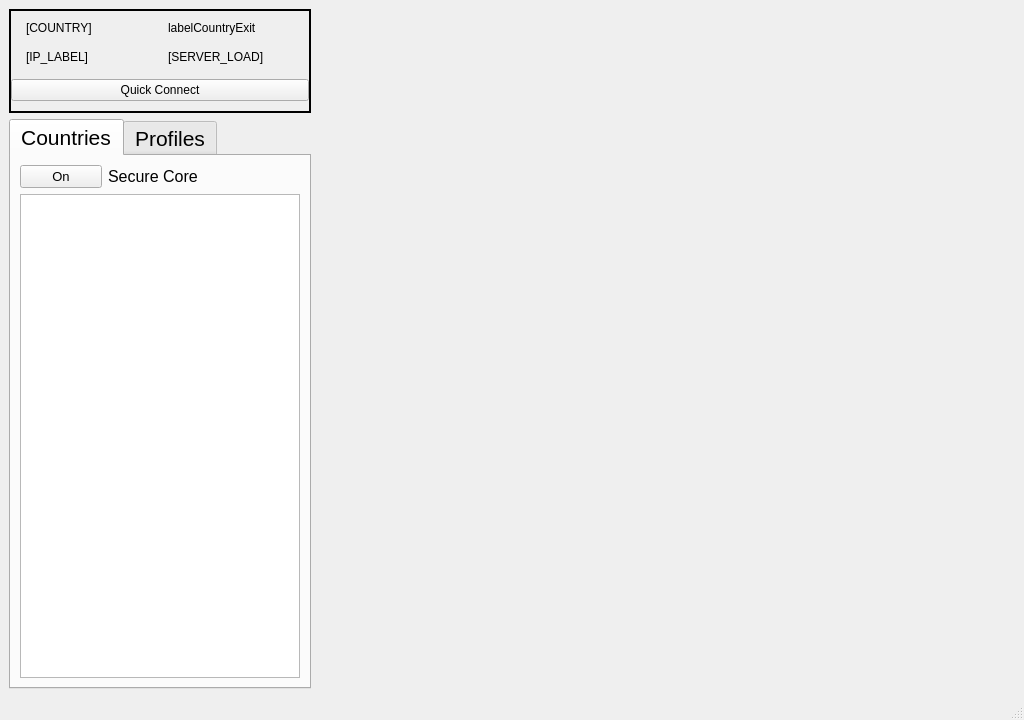
<?xml version="1.0" encoding="UTF-8"?>
<ui version="4.0">
 <class>MainWindow</class>
 <widget class="QMainWindow" name="MainWindow">
  <property name="geometry">
   <rect>
    <x>0</x>
    <y>0</y>
    <width>1024</width>
    <height>720</height>
   </rect>
  </property>
  <property name="sizePolicy">
   <sizepolicy hsizetype="MinimumExpanding" vsizetype="MinimumExpanding">
    <horstretch>0</horstretch>
    <verstretch>0</verstretch>
   </sizepolicy>
  </property>
  <property name="minimumSize">
   <size>
    <width>1024</width>
    <height>720</height>
   </size>
  </property>
  <property name="windowTitle">
   <string>Dashboard</string>
  </property>
  <property name="toolButtonStyle">
   <enum>Qt::ToolButtonIconOnly</enum>
  </property>
  <property name="tabShape">
   <enum>QTabWidget::Rounded</enum>
  </property>
  <widget class="QWidget" name="centralwidget">
   <layout class="QGridLayout" name="gridLayout" columnstretch="3,7">
    <item row="0" column="0">
     <layout class="QVBoxLayout" name="verticalLayout">
      <property name="sizeConstraint">
       <enum>QLayout::SetMaximumSize</enum>
      </property>
      <item>
       <widget class="QFrame" name="verticalFrame_3">
        <property name="autoFillBackground">
         <bool>false</bool>
        </property>
        <property name="styleSheet">
         <string notr="true"/>
        </property>
        <property name="frameShape">
         <enum>QFrame::WinPanel</enum>
        </property>
        <layout class="QVBoxLayout" name="verticalLayout_3">
         <property name="spacing">
          <number>15</number>
         </property>
         <property name="leftMargin">
          <number>0</number>
         </property>
         <property name="topMargin">
          <number>10</number>
         </property>
         <property name="rightMargin">
          <number>0</number>
         </property>
         <property name="bottomMargin">
          <number>10</number>
         </property>
         <item>
          <layout class="QHBoxLayout" name="horizontalLayout">
           <property name="leftMargin">
            <number>15</number>
           </property>
           <property name="rightMargin">
            <number>15</number>
           </property>
           <item>
            <widget class="QLabel" name="labeCountryOrigin">
             <property name="text">
              <string>[COUNTRY]</string>
             </property>
            </widget>
           </item>
           <item>
            <widget class="QLabel" name="label">
             <property name="text">
              <string>labelCountryExit</string>
             </property>
            </widget>
           </item>
          </layout>
         </item>
         <item>
          <layout class="QHBoxLayout" name="horizontalLayout_2">
           <property name="leftMargin">
            <number>15</number>
           </property>
           <property name="rightMargin">
            <number>15</number>
           </property>
           <item>
            <widget class="QLabel" name="labelIP">
             <property name="frameShape">
              <enum>QFrame::NoFrame</enum>
             </property>
             <property name="text">
              <string>[IP_LABEL]</string>
             </property>
             <property name="textFormat">
              <enum>Qt::PlainText</enum>
             </property>
            </widget>
           </item>
           <item>
            <widget class="QLabel" name="labelServerLoad">
             <property name="text">
              <string>[SERVER_LOAD]</string>
             </property>
            </widget>
           </item>
          </layout>
         </item>
         <item>
          <widget class="QPushButton" name="pushQuickConnectDisconnect">
           <property name="acceptDrops">
            <bool>false</bool>
           </property>
           <property name="text">
            <string>Quick Connect</string>
           </property>
           <property name="flat">
            <bool>false</bool>
           </property>
          </widget>
         </item>
        </layout>
       </widget>
      </item>
      <item>
       <widget class="QTabWidget" name="tabCountriesProfiles">
        <property name="sizePolicy">
         <sizepolicy hsizetype="MinimumExpanding" vsizetype="MinimumExpanding">
          <horstretch>0</horstretch>
          <verstretch>0</verstretch>
         </sizepolicy>
        </property>
        <property name="font">
         <font>
          <pointsize>16</pointsize>
         </font>
        </property>
        <property name="focusPolicy">
         <enum>Qt::ClickFocus</enum>
        </property>
        <property name="acceptDrops">
         <bool>true</bool>
        </property>
        <property name="currentIndex">
         <number>0</number>
        </property>
        <property name="elideMode">
         <enum>Qt::ElideMiddle</enum>
        </property>
        <property name="tabBarAutoHide">
         <bool>false</bool>
        </property>
        <widget class="QWidget" name="countries">
         <attribute name="title">
          <string>Countries</string>
         </attribute>
         <layout class="QGridLayout" name="gridLayout_2">
          <item row="0" column="0">
           <layout class="QGridLayout" name="gridLayout_3" columnstretch="0">
            <property name="sizeConstraint">
             <enum>QLayout::SetMaximumSize</enum>
            </property>
            <item row="1" column="0">
             <widget class="QTreeView" name="treeView">
              <property name="sizePolicy">
               <sizepolicy hsizetype="Expanding" vsizetype="Expanding">
                <horstretch>7</horstretch>
                <verstretch>7</verstretch>
               </sizepolicy>
              </property>
             </widget>
            </item>
            <item row="0" column="0">
             <layout class="QHBoxLayout" name="horizontalLayout_3" stretch="3,7">
              <item>
               <widget class="QPushButton" name="pushSecureCore">
                <property name="minimumSize">
                 <size>
                  <width>50</width>
                  <height>0</height>
                 </size>
                </property>
                <property name="font">
                 <font>
                  <pointsize>10</pointsize>
                 </font>
                </property>
                <property name="text">
                 <string>On</string>
                </property>
                <property name="checkable">
                 <bool>true</bool>
                </property>
                <property name="checked">
                 <bool>false</bool>
                </property>
               </widget>
              </item>
              <item>
               <widget class="QLabel" name="labelSecureCore">
                <property name="font">
                 <font>
                  <pointsize>12</pointsize>
                 </font>
                </property>
                <property name="text">
                 <string>Secure Core</string>
                </property>
                <property name="textFormat">
                 <enum>Qt::RichText</enum>
                </property>
               </widget>
              </item>
             </layout>
            </item>
           </layout>
          </item>
         </layout>
        </widget>
        <widget class="QWidget" name="profiles">
         <attribute name="title">
          <string>Profiles</string>
         </attribute>
        </widget>
       </widget>
      </item>
     </layout>
    </item>
    <item row="0" column="1">
     <layout class="QVBoxLayout" name="verticalLayout_2">
      <property name="spacing">
       <number>6</number>
      </property>
      <property name="bottomMargin">
       <number>0</number>
      </property>
     </layout>
    </item>
   </layout>
  </widget>
  <widget class="QMenuBar" name="menubar">
   <property name="geometry">
    <rect>
     <x>0</x>
     <y>0</y>
     <width>1024</width>
     <height>28</height>
    </rect>
   </property>
  </widget>
  <widget class="QStatusBar" name="statusbar"/>
 </widget>
 <resources>
  <include location="resources.qrc"/>
 </resources>
 <connections/>
</ui>
